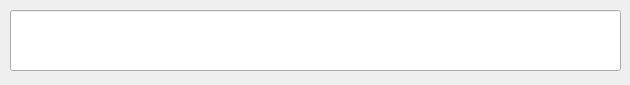
<?xml version="1.0" encoding="UTF-8"?>
<ui version="4.0">
 <class>Dialog</class>
 <widget class="QWidget" name="Dialog">
  <property name="geometry">
   <rect>
    <x>0</x>
    <y>0</y>
    <width>630</width>
    <height>85</height>
   </rect>
  </property>
  <property name="windowTitle">
   <string>Dialog</string>
  </property>
  <widget class="QLineEdit" name="labelDialog">
   <property name="geometry">
    <rect>
     <x>10</x>
     <y>10</y>
     <width>611</width>
     <height>61</height>
    </rect>
   </property>
  </widget>
 </widget>
 <layoutdefault spacing="6" margin="11"/>
 <resources/>
 <connections/>
</ui>
